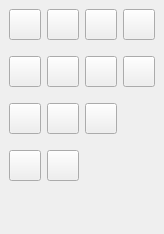
<?xml version="1.0" encoding="UTF-8"?>
<ui version="4.0">
 <class>DockWidgetQuick</class>
 <widget class="QDockWidget" name="dockWidgetQuick">
  <property name="geometry">
   <rect>
    <x>0</x>
    <y>0</y>
    <width>164</width>
    <height>234</height>
   </rect>
  </property>
  <property name="features">
   <set>QDockWidget::NoDockWidgetFeatures</set>
  </property>
  <property name="allowedAreas">
   <set>Qt::RightDockWidgetArea</set>
  </property>
  <property name="windowTitle">
   <string/>
  </property>
  <widget class="QWidget" name="dockWidgetContents">
   <layout class="QGridLayout" name="gridLayout">
    <item row="7" column="0">
     <spacer name="verticalSpacer_2">
      <property name="orientation">
       <enum>Qt::Vertical</enum>
      </property>
      <property name="sizeHint" stdset="0">
       <size>
        <width>20</width>
        <height>40</height>
       </size>
      </property>
     </spacer>
    </item>
    <item row="2" column="1">
     <widget class="QToolButton" name="toolButtonQuickRotateRight">
      <property name="text">
       <string notr="true"/>
      </property>
      <property name="iconSize">
       <size>
        <width>24</width>
        <height>24</height>
       </size>
      </property>
     </widget>
    </item>
    <item row="2" column="2">
     <widget class="QToolButton" name="toolButtonQuickMirrorHorizontal">
      <property name="text">
       <string notr="true"/>
      </property>
      <property name="iconSize">
       <size>
        <width>24</width>
        <height>24</height>
       </size>
      </property>
     </widget>
    </item>
    <item row="4" column="0">
     <widget class="QToolButton" name="toolButtonQuickColorAdjust">
      <property name="text">
       <string notr="true"/>
      </property>
      <property name="iconSize">
       <size>
        <width>24</width>
        <height>24</height>
       </size>
      </property>
     </widget>
    </item>
    <item row="0" column="0">
     <widget class="QToolButton" name="toolButtonQuickSave">
      <property name="text">
       <string notr="true"/>
      </property>
      <property name="iconSize">
       <size>
        <width>24</width>
        <height>24</height>
       </size>
      </property>
     </widget>
    </item>
    <item row="0" column="3">
     <widget class="QToolButton" name="toolButtonQuickRedo">
      <property name="text">
       <string notr="true"/>
      </property>
      <property name="iconSize">
       <size>
        <width>24</width>
        <height>24</height>
       </size>
      </property>
     </widget>
    </item>
    <item row="1" column="0">
     <spacer name="verticalSpacer_3">
      <property name="orientation">
       <enum>Qt::Vertical</enum>
      </property>
      <property name="sizeType">
       <enum>QSizePolicy::Fixed</enum>
      </property>
      <property name="sizeHint" stdset="0">
       <size>
        <width>20</width>
        <height>10</height>
       </size>
      </property>
     </spacer>
    </item>
    <item row="2" column="0">
     <widget class="QToolButton" name="toolButtonQuickRotateLeft">
      <property name="text">
       <string notr="true"/>
      </property>
      <property name="iconSize">
       <size>
        <width>24</width>
        <height>24</height>
       </size>
      </property>
     </widget>
    </item>
    <item row="4" column="1">
     <widget class="QToolButton" name="toolButtonQuickSharpen">
      <property name="text">
       <string notr="true"/>
      </property>
      <property name="iconSize">
       <size>
        <width>24</width>
        <height>24</height>
       </size>
      </property>
     </widget>
    </item>
    <item row="0" column="2">
     <widget class="QToolButton" name="toolButtonQuickUndo">
      <property name="text">
       <string notr="true"/>
      </property>
      <property name="iconSize">
       <size>
        <width>24</width>
        <height>24</height>
       </size>
      </property>
     </widget>
    </item>
    <item row="3" column="0">
     <spacer name="verticalSpacer_4">
      <property name="orientation">
       <enum>Qt::Vertical</enum>
      </property>
      <property name="sizeType">
       <enum>QSizePolicy::Fixed</enum>
      </property>
      <property name="sizeHint" stdset="0">
       <size>
        <width>20</width>
        <height>10</height>
       </size>
      </property>
     </spacer>
    </item>
    <item row="4" column="2">
     <widget class="QToolButton" name="toolButtonQuickGrayscale">
      <property name="text">
       <string notr="true"/>
      </property>
      <property name="iconSize">
       <size>
        <width>24</width>
        <height>24</height>
       </size>
      </property>
     </widget>
    </item>
    <item row="2" column="3">
     <widget class="QToolButton" name="toolButtonQuickMirrorVertical">
      <property name="text">
       <string notr="true"/>
      </property>
      <property name="iconSize">
       <size>
        <width>24</width>
        <height>24</height>
       </size>
      </property>
     </widget>
    </item>
    <item row="0" column="1">
     <widget class="QToolButton" name="toolButtonQuickSaveAs">
      <property name="text">
       <string notr="true"/>
      </property>
      <property name="iconSize">
       <size>
        <width>24</width>
        <height>24</height>
       </size>
      </property>
     </widget>
    </item>
    <item row="6" column="0">
     <widget class="QToolButton" name="toolButtonQuickResize">
      <property name="text">
       <string notr="true"/>
      </property>
      <property name="iconSize">
       <size>
        <width>24</width>
        <height>24</height>
       </size>
      </property>
     </widget>
    </item>
    <item row="5" column="0">
     <spacer name="verticalSpacer_5">
      <property name="orientation">
       <enum>Qt::Vertical</enum>
      </property>
      <property name="sizeType">
       <enum>QSizePolicy::Fixed</enum>
      </property>
      <property name="sizeHint" stdset="0">
       <size>
        <width>20</width>
        <height>10</height>
       </size>
      </property>
     </spacer>
    </item>
    <item row="6" column="1">
     <widget class="QToolButton" name="toolButtonQuickCrop">
      <property name="text">
       <string notr="true"/>
      </property>
      <property name="iconSize">
       <size>
        <width>24</width>
        <height>24</height>
       </size>
      </property>
     </widget>
    </item>
   </layout>
  </widget>
 </widget>
 <resources/>
 <connections/>
</ui>
